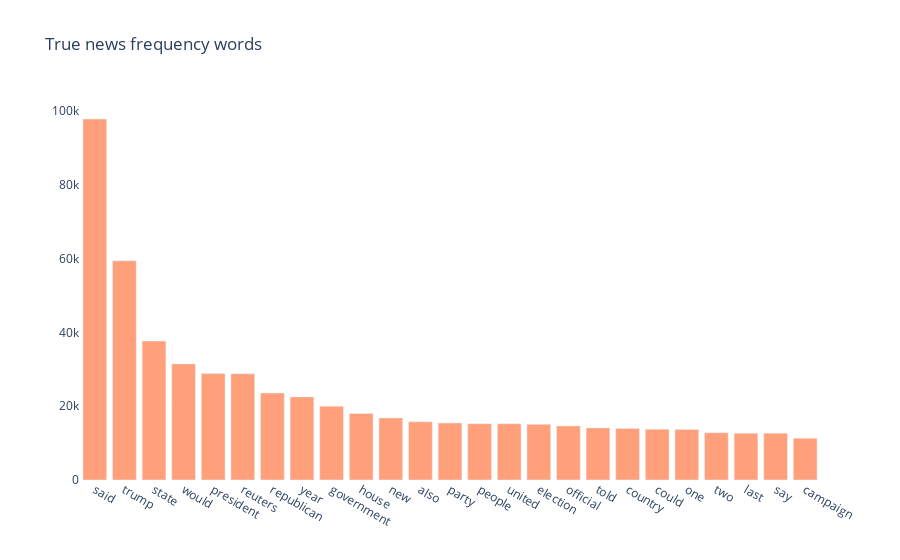

The code cell stored with this chart in its notebook:
### Code cell
new_list_words = [ seq[0] for seq in list_true ]
new_list_values = [ seq[1] for seq in list_true ]

fig = go.Figure()
fig.add_trace(go.Bar(y=new_list_values,
                         x=new_list_words,
                        marker_color='lightsalmon'
))
fig.update_layout({
        'plot_bgcolor': 'rgba(0, 0, 0, 0)',
        'paper_bgcolor': 'rgba(0, 0, 0, 0)',
        'title': 'True news frequency words'
})
fig.show()

### Figure 1 — Plotly figure (JSON) as saved in the notebook; plotly's stock layout.template omitted (floating-point values rounded to 4 significant figures)
{"data": [{"marker": {"color": "lightsalmon"}, "type": "bar", "x": ["said", "trump", "state", "would", "president", "reuters", "republican", "year", "government", "house", "new", "also", "party", "people", "united", "election", "official", "told", "country", "could", "one", "two", "last", "say", "campaign"], "y": [97881, 59424, 37682, 31480, 28846, 28797, 23578, 22533, 20024, 18034, 16827, 15765, 15446, 15251, 15241, 15090, 14658, 14112, 13972, 13766, 13714, 12800, 12709, 12706, 11307]}], "layout": {"paper_bgcolor": "rgba(0, 0, 0, 0)", "plot_bgcolor": "rgba(0, 0, 0, 0)", "title": {"text": "True news frequency words"}}}
